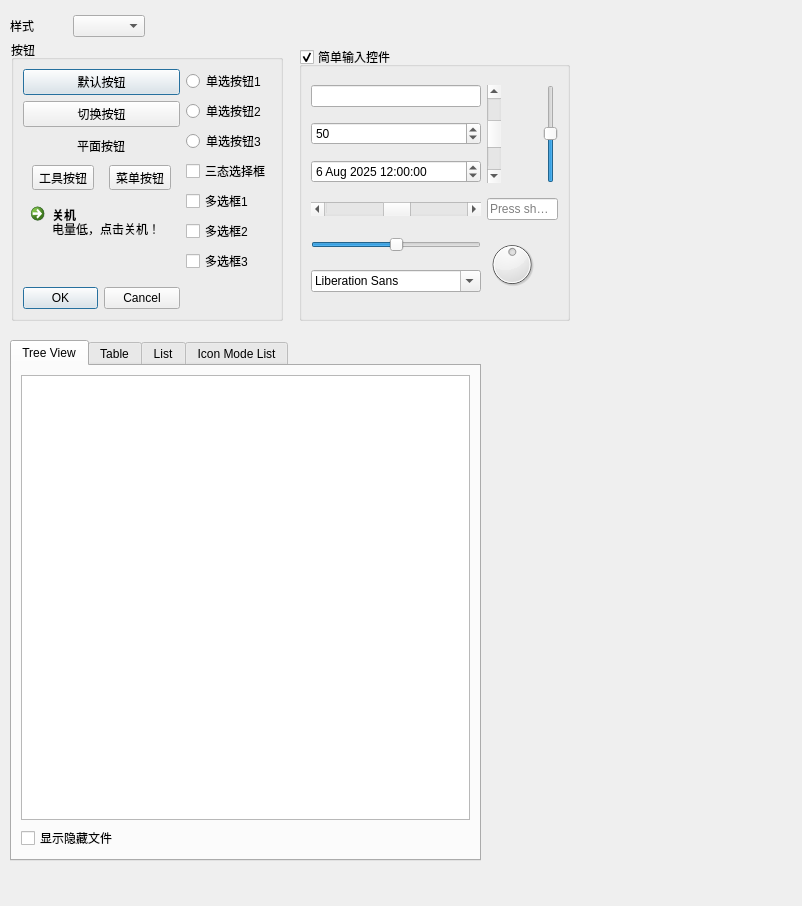
<?xml version="1.0" encoding="UTF-8"?>
<ui version="4.0">
 <class>Form</class>
 <widget class="QWidget" name="Form">
  <property name="geometry">
   <rect>
    <x>0</x>
    <y>0</y>
    <width>802</width>
    <height>906</height>
   </rect>
  </property>
  <property name="windowTitle">
   <string>常用控件</string>
  </property>
  <widget class="QWidget" name="layoutWidget">
   <property name="geometry">
    <rect>
     <x>10</x>
     <y>10</y>
     <width>135</width>
     <height>32</height>
    </rect>
   </property>
   <layout class="QHBoxLayout" name="horizontalLayout_3">
    <item>
     <widget class="QLabel" name="style_label">
      <property name="text">
       <string>样式</string>
      </property>
     </widget>
    </item>
    <item>
     <widget class="QComboBox" name="style_comb"/>
    </item>
   </layout>
  </widget>
  <widget class="QTabWidget" name="tab_widget">
   <property name="geometry">
    <rect>
     <x>10</x>
     <y>340</y>
     <width>471</width>
     <height>521</height>
    </rect>
   </property>
   <property name="currentIndex">
    <number>0</number>
   </property>
   <widget class="QWidget" name="tab">
    <attribute name="title">
     <string>Tree View</string>
    </attribute>
    <layout class="QVBoxLayout" name="verticalLayout_3">
     <item>
      <widget class="QTreeView" name="treeView"/>
     </item>
     <item>
      <widget class="QCheckBox" name="toggle_hidden_cb">
       <property name="text">
        <string>显示隐藏文件</string>
       </property>
      </widget>
     </item>
    </layout>
   </widget>
   <widget class="QWidget" name="tab_2">
    <attribute name="title">
     <string>Table</string>
    </attribute>
    <layout class="QHBoxLayout" name="horizontalLayout_6">
     <item>
      <widget class="QTreeWidget" name="treeWidget">
       <column>
        <property name="text">
         <string notr="true">1</string>
        </property>
       </column>
      </widget>
     </item>
    </layout>
   </widget>
   <widget class="QWidget" name="tab_3">
    <attribute name="title">
     <string>List</string>
    </attribute>
    <layout class="QHBoxLayout" name="horizontalLayout_4">
     <item>
      <widget class="QListView" name="listView"/>
     </item>
    </layout>
   </widget>
   <widget class="QWidget" name="tab_4">
    <attribute name="title">
     <string>Icon Mode List</string>
    </attribute>
    <layout class="QHBoxLayout" name="horizontalLayout_7">
     <item>
      <widget class="QListView" name="listView_2"/>
     </item>
    </layout>
   </widget>
  </widget>
  <widget class="QGroupBox" name="buttons_gb">
   <property name="geometry">
    <rect>
     <x>11</x>
     <y>40</y>
     <width>272</width>
     <height>281</height>
    </rect>
   </property>
   <property name="title">
    <string>按钮</string>
   </property>
   <layout class="QHBoxLayout" name="horizontalLayout_2">
    <item>
     <layout class="QVBoxLayout" name="verticalLayout_2">
      <item>
       <widget class="QPushButton" name="pushButton">
        <property name="text">
         <string>默认按钮</string>
        </property>
        <property name="icon">
         <iconset resource="../icons/qlementine_icons_16_software.qrc">
          <normaloff>:/software/character-map.svg</normaloff>:/software/character-map.svg</iconset>
        </property>
        <property name="default">
         <bool>true</bool>
        </property>
       </widget>
      </item>
      <item>
       <widget class="QPushButton" name="pushButton_2">
        <property name="text">
         <string>切换按钮</string>
        </property>
        <property name="icon">
         <iconset resource="../icons/qlementine_icons_16_action.qrc">
          <normaloff>:/action/on-off.svg</normaloff>:/action/on-off.svg</iconset>
        </property>
        <property name="checkable">
         <bool>true</bool>
        </property>
       </widget>
      </item>
      <item alignment="Qt::AlignmentFlag::AlignHCenter">
       <widget class="QPushButton" name="pushButton_3">
        <property name="text">
         <string>平面按钮</string>
        </property>
        <property name="icon">
         <iconset resource="../icons/qlementine_icons_16_action.qrc">
          <normaloff>:/action/flatten.svg</normaloff>:/action/flatten.svg</iconset>
        </property>
        <property name="flat">
         <bool>true</bool>
        </property>
       </widget>
      </item>
      <item>
       <layout class="QHBoxLayout" name="horizontalLayout">
        <item>
         <widget class="QToolButton" name="toolButton">
          <property name="text">
           <string>工具按钮</string>
          </property>
          <property name="icon">
           <iconset resource="../icons/qlementine_icons_16_navigation.qrc">
            <normaloff>:/navigation/settings.svg</normaloff>:/navigation/settings.svg</iconset>
          </property>
         </widget>
        </item>
        <item>
         <widget class="QToolButton" name="option_tool_button">
          <property name="text">
           <string>菜单按钮</string>
          </property>
          <property name="icon">
           <iconset resource="../icons/qlementine_icons_16_navigation.qrc">
            <normaloff>:/navigation/menu-burger.svg</normaloff>:/navigation/menu-burger.svg</iconset>
          </property>
          <property name="popupMode">
           <enum>QToolButton::ToolButtonPopupMode::InstantPopup</enum>
          </property>
         </widget>
        </item>
       </layout>
      </item>
      <item>
       <widget class="QCommandLinkButton" name="commandLinkButton">
        <property name="text">
         <string>关机</string>
        </property>
        <property name="icon">
         <iconset theme="QIcon::ThemeIcon::BatteryLow"/>
        </property>
        <property name="description">
         <string>电量低，点击关机！</string>
        </property>
       </widget>
      </item>
      <item alignment="Qt::AlignmentFlag::AlignHCenter">
       <widget class="QDialogButtonBox" name="buttonBox">
        <property name="standardButtons">
         <set>QDialogButtonBox::StandardButton::Cancel|QDialogButtonBox::StandardButton::Ok</set>
        </property>
       </widget>
      </item>
     </layout>
    </item>
    <item>
     <layout class="QVBoxLayout" name="verticalLayout">
      <item>
       <widget class="QRadioButton" name="radioButton_2">
        <property name="text">
         <string>单选按钮1</string>
        </property>
        <attribute name="buttonGroup">
         <string notr="true">buttonGroup</string>
        </attribute>
       </widget>
      </item>
      <item>
       <widget class="QRadioButton" name="radioButton">
        <property name="text">
         <string>单选按钮2</string>
        </property>
        <attribute name="buttonGroup">
         <string notr="true">buttonGroup</string>
        </attribute>
       </widget>
      </item>
      <item>
       <widget class="QRadioButton" name="radioButton_3">
        <property name="text">
         <string>单选按钮3</string>
        </property>
        <attribute name="buttonGroup">
         <string notr="true">buttonGroup</string>
        </attribute>
       </widget>
      </item>
      <item>
       <widget class="QCheckBox" name="checkBox_4">
        <property name="text">
         <string>三态选择框</string>
        </property>
        <property name="tristate">
         <bool>true</bool>
        </property>
       </widget>
      </item>
      <item>
       <widget class="QCheckBox" name="checkBox">
        <property name="text">
         <string>多选框1</string>
        </property>
        <property name="tristate">
         <bool>false</bool>
        </property>
        <attribute name="buttonGroup">
         <string notr="true">buttonGroup_2</string>
        </attribute>
       </widget>
      </item>
      <item>
       <widget class="QCheckBox" name="checkBox_2">
        <property name="text">
         <string>多选框2</string>
        </property>
        <property name="tristate">
         <bool>false</bool>
        </property>
        <attribute name="buttonGroup">
         <string notr="true">buttonGroup_2</string>
        </attribute>
       </widget>
      </item>
      <item>
       <widget class="QCheckBox" name="checkBox_3">
        <property name="text">
         <string>多选框3</string>
        </property>
        <property name="tristate">
         <bool>false</bool>
        </property>
        <attribute name="buttonGroup">
         <string notr="true">buttonGroup_2</string>
        </attribute>
       </widget>
      </item>
      <item>
       <spacer name="verticalSpacer">
        <property name="orientation">
         <enum>Qt::Orientation::Vertical</enum>
        </property>
        <property name="sizeHint" stdset="0">
         <size>
          <width>20</width>
          <height>40</height>
         </size>
        </property>
       </spacer>
      </item>
     </layout>
    </item>
   </layout>
  </widget>
  <widget class="QGroupBox" name="input_gb">
   <property name="geometry">
    <rect>
     <x>299</x>
     <y>47</y>
     <width>271</width>
     <height>274</height>
    </rect>
   </property>
   <property name="title">
    <string>简单输入控件</string>
   </property>
   <property name="checkable">
    <bool>true</bool>
   </property>
   <layout class="QGridLayout" name="gridLayout">
    <item row="0" column="0">
     <widget class="QLineEdit" name="lineEdit">
      <property name="echoMode">
       <enum>QLineEdit::EchoMode::Password</enum>
      </property>
     </widget>
    </item>
    <item row="0" column="1" rowspan="3">
     <widget class="QScrollBar" name="verticalScrollBar">
      <property name="value">
       <number>50</number>
      </property>
      <property name="orientation">
       <enum>Qt::Orientation::Vertical</enum>
      </property>
     </widget>
    </item>
    <item row="0" column="2" rowspan="3">
     <widget class="QSlider" name="verticalSlider">
      <property name="value">
       <number>50</number>
      </property>
      <property name="orientation">
       <enum>Qt::Orientation::Vertical</enum>
      </property>
     </widget>
    </item>
    <item row="1" column="0">
     <widget class="QSpinBox" name="spinBox">
      <property name="value">
       <number>50</number>
      </property>
     </widget>
    </item>
    <item row="2" column="0">
     <widget class="QDateTimeEdit" name="dateTimeEdit">
      <property name="date">
       <date>
        <year>2025</year>
        <month>8</month>
        <day>6</day>
       </date>
      </property>
      <property name="time">
       <time>
        <hour>12</hour>
        <minute>0</minute>
        <second>0</second>
       </time>
      </property>
     </widget>
    </item>
    <item row="3" column="0">
     <widget class="QScrollBar" name="horizontalScrollBar">
      <property name="value">
       <number>50</number>
      </property>
      <property name="orientation">
       <enum>Qt::Orientation::Horizontal</enum>
      </property>
     </widget>
    </item>
    <item row="3" column="1" colspan="2">
     <widget class="QKeySequenceEdit" name="keySequenceEdit"/>
    </item>
    <item row="4" column="0">
     <widget class="QSlider" name="horizontalSlider">
      <property name="value">
       <number>50</number>
      </property>
      <property name="orientation">
       <enum>Qt::Orientation::Horizontal</enum>
      </property>
     </widget>
    </item>
    <item row="4" column="1" rowspan="2">
     <widget class="QDial" name="dial">
      <property name="value">
       <number>50</number>
      </property>
     </widget>
    </item>
    <item row="5" column="0">
     <widget class="QFontComboBox" name="fontComboBox"/>
    </item>
   </layout>
  </widget>
 </widget>
 <resources>
  <include location="../icons/qlementine_icons_16_navigation.qrc"/>
  <include location="../icons/qlementine_icons_16_shopping.qrc"/>
  <include location="../icons/qlementine_icons_16_software.qrc"/>
  <include location="../icons/qlementine_icons_16_text.qrc"/>
  <include location="../icons/qlementine_icons_16_action.qrc"/>
  <include location="../icons/qlementine_icons_16_audio.qrc"/>
  <include location="../icons/qlementine_icons_16_brand.qrc"/>
  <include location="../icons/qlementine_icons_16_document.qrc"/>
  <include location="../icons/qlementine_icons_16_file.qrc"/>
  <include location="../icons/qlementine_icons_16_food.qrc"/>
  <include location="../icons/qlementine_icons_16_hardware.qrc"/>
  <include location="../icons/qlementine_icons_16_instrument.qrc"/>
  <include location="../icons/qlementine_icons_16_media.qrc"/>
  <include location="../icons/qlementine_icons_16_misc.qrc"/>
  <include location="../icons/qlementine_icons_16_page.qrc"/>
  <include location="../icons/qlementine_icons_16_shape.qrc"/>
 </resources>
 <connections/>
 <buttongroups>
  <buttongroup name="buttonGroup_2">
   <property name="exclusive">
    <bool>false</bool>
   </property>
  </buttongroup>
  <buttongroup name="buttonGroup"/>
 </buttongroups>
</ui>
